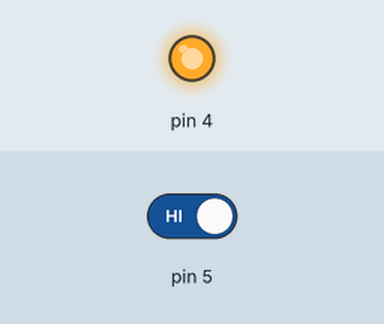
A sketch run on a simulated Arduino Uno, built with avr-gcc and run on an emulated ATmega328P. Shown: output pins drawn as LEDs (lit = HIGH). The inputs (shaded band) are chosen by the test bench; at power-on: pin 5 HIGH.

Above: at 1.2 s.
1.3 s: pin 5 driven LOW
At 2.5 s:
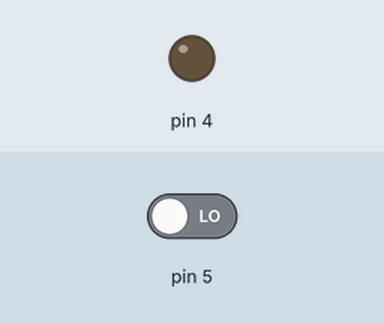
2.8 s: pin 5 driven HIGH
At 3.6 s:
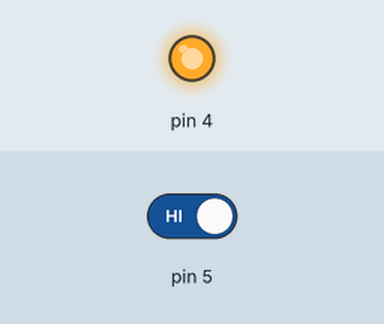
Timing chart, 0 to 5.8 s (numbered marks = the images above; inputs shaded):
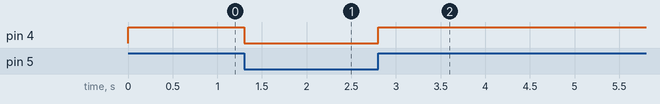

Measured:
- after the input at 1.3 s, pin 4: HIGH → LOW at once
- after the input at 2.8 s, pin 4: LOW → HIGH at once

The sketch:

While_Loop.ino
```cpp
void setup() {
  // put your setup code here, to run once:
  pinMode(4,OUTPUT);
  pinMode(5,INPUT);

}

void loop() {
  // put your main code here, to run repeatedly:
  while(digitalRead(5)==0){
    digitalWrite(4,LOW);
  }
   digitalWrite(4,HIGH);
   delay(100);

}
```
